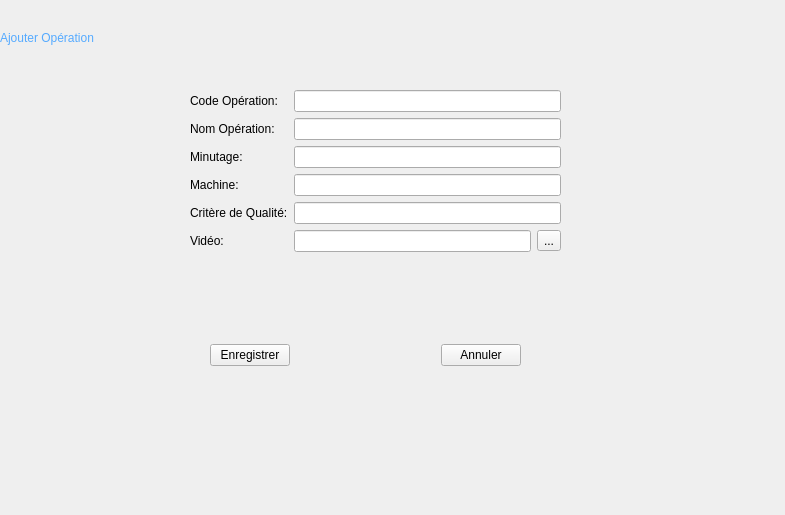
<?xml version="1.0" encoding="UTF-8"?>
<ui version="4.0">
 <class>Form</class>
 <widget class="QWidget" name="Form">
  <property name="geometry">
   <rect>
    <x>0</x>
    <y>0</y>
    <width>785</width>
    <height>515</height>
   </rect>
  </property>
  <property name="windowTitle">
   <string>Form</string>
  </property>
  <widget class="QWidget" name="horizontalLayoutWidget_9">
   <property name="geometry">
    <rect>
     <x>210</x>
     <y>340</y>
     <width>311</width>
     <height>31</height>
    </rect>
   </property>
   <layout class="QHBoxLayout" name="horizontalLayout_8">
    <item>
     <widget class="QPushButton" name="ajouter_op_aj">
      <property name="text">
       <string>Enregistrer</string>
      </property>
     </widget>
    </item>
    <item>
     <spacer name="horizontalSpacer_11">
      <property name="orientation">
       <enum>Qt::Horizontal</enum>
      </property>
      <property name="sizeHint" stdset="0">
       <size>
        <width>40</width>
        <height>20</height>
       </size>
      </property>
     </spacer>
    </item>
    <item>
     <widget class="QPushButton" name="annuler_op_aj">
      <property name="text">
       <string>Annuler</string>
      </property>
     </widget>
    </item>
   </layout>
  </widget>
  <widget class="QLabel" name="namepage_ajout_op">
   <property name="geometry">
    <rect>
     <x>0</x>
     <y>30</y>
     <width>131</width>
     <height>17</height>
    </rect>
   </property>
   <property name="text">
    <string>&lt;html&gt;&lt;head/&gt;&lt;body&gt;&lt;p&gt;&lt;span style=&quot; color:#55aaff;&quot;&gt;Ajouter Opération&lt;/span&gt;&lt;/p&gt;&lt;/body&gt;&lt;/html&gt;</string>
   </property>
  </widget>
  <widget class="QWidget" name="formLayoutWidget_2">
   <property name="geometry">
    <rect>
     <x>190</x>
     <y>90</y>
     <width>371</width>
     <height>211</height>
    </rect>
   </property>
   <layout class="QFormLayout" name="formLayout_2">
    <property name="fieldGrowthPolicy">
     <enum>QFormLayout::AllNonFixedFieldsGrow</enum>
    </property>
    <item row="0" column="0">
     <widget class="QLabel" name="labelcode_op_aj">
      <property name="text">
       <string>Code Opération:</string>
      </property>
     </widget>
    </item>
    <item row="0" column="1">
     <widget class="QLineEdit" name="code_op_aj"/>
    </item>
    <item row="1" column="0">
     <widget class="QLabel" name="labelnom_op_aj">
      <property name="text">
       <string>Nom Opération:</string>
      </property>
     </widget>
    </item>
    <item row="1" column="1">
     <widget class="QLineEdit" name="nom_op_aj"/>
    </item>
    <item row="2" column="0">
     <widget class="QLabel" name="labelminutage_op_aj">
      <property name="text">
       <string>Minutage:</string>
      </property>
     </widget>
    </item>
    <item row="2" column="1">
     <widget class="QLineEdit" name="minute_op_aj"/>
    </item>
    <item row="3" column="0">
     <widget class="QLabel" name="labelmachine_op_aj">
      <property name="text">
       <string>Machine:</string>
      </property>
     </widget>
    </item>
    <item row="3" column="1">
     <widget class="QLineEdit" name="machine_op_aj"/>
    </item>
    <item row="4" column="0">
     <widget class="QLabel" name="critere_op_aj">
      <property name="text">
       <string>Critère de Qualité:</string>
      </property>
     </widget>
    </item>
    <item row="4" column="1">
     <widget class="QLineEdit" name="Qcritere"/>
    </item>
    <item row="5" column="0">
     <widget class="QLabel" name="video_op_aj">
      <property name="text">
       <string>Vidéo:</string>
      </property>
     </widget>
    </item>
    <item row="5" column="1">
     <layout class="QHBoxLayout" name="horizontalLayout">
      <item>
       <widget class="QLineEdit" name="video_path"/>
      </item>
      <item>
       <widget class="QToolButton" name="toolButton">
        <property name="text">
         <string>...</string>
        </property>
       </widget>
      </item>
     </layout>
    </item>
   </layout>
  </widget>
 </widget>
 <resources/>
 <connections/>
</ui>
